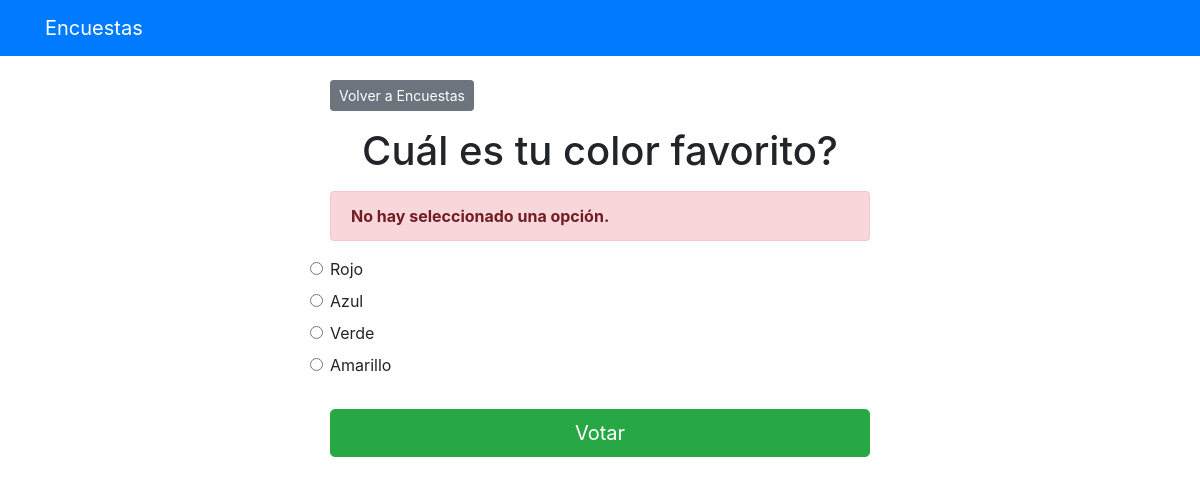
The page /2/vote/ on the database its author committed.
### polls/models.py (models this page shows, shortened)
class Question(models.Model):
    question_text = models.CharField(max_length=200)
    pub_date = models.DateTimeField('date published')

class Choice(models.Model):
    question = models.ForeignKey(Question, on_delete=models.CASCADE) # CLM: Si se elimina una Pregunta,
    choice_text = models.CharField(max_length=200)
    votes = models.IntegerField(default=0)

### polls/views.py (the view)
# urls.py: path('<int:question_id>/vote/', views.vote, name='vote'),
def vote(request, question_id):
    question = get_object_or_404(Question, pk=question_id)
    try:
        selected_choice = question.choice_set.get(pk=request.POST['choice'])
    except (KeyError, Choice.DoesNotExist):
        return render(request, 'polls/detail.html', {
            'question': question,
            'error_message': "No hay seleccionado una opción.",
        })
    else:
        selected_choice.votes += 1
        selected_choice.save()
        return HttpResponseRedirect(reverse('polls:results', args=(question.id,)))

### templates/polls/detail.html (shortened to what this page needs)
{% extends 'base.html' %}
{% block content %}
<a class="btn btn-secondary btn-sm mb-3" href="{% url 'polls:index' %}">Volver a Encuestas</a>
<h1 class="text-center mb-3">{{ question.question_text }}</h1>
{% if error_message %}
<p class="alert alert-danger">
    <strong>{{ error_message }}</strong>
</p>
{% endif %}
<form action="{% url 'polls:vote' question.id %}" method="post">
    {% for choice in question.choice_set.all %}
        <input
        type="radio"
        name="choice"
        class="form-check-input"
        id="choice{{ forloop.counter }}"
        value="{{ choice.id }}"
        />
        <label for="choice{{ forloop.counter }}">{{ choice.choice_text }}</label><br>
    {% endfor %}
    <input type="submit" value="Votar" class="btn btn-success btn-lg btn-block mt-4" />
</form>
{% endblock %}

### rows shown on the page
Question: question_text "Cuál es tu color favorito?"
Choice: choice_text "Rojo"
Choice: choice_text "Azul"
Choice: choice_text "Verde"
Choice: choice_text "Amarillo"

### other values the page prints
{{ error_message }} "No hay seleccionado una opción."
